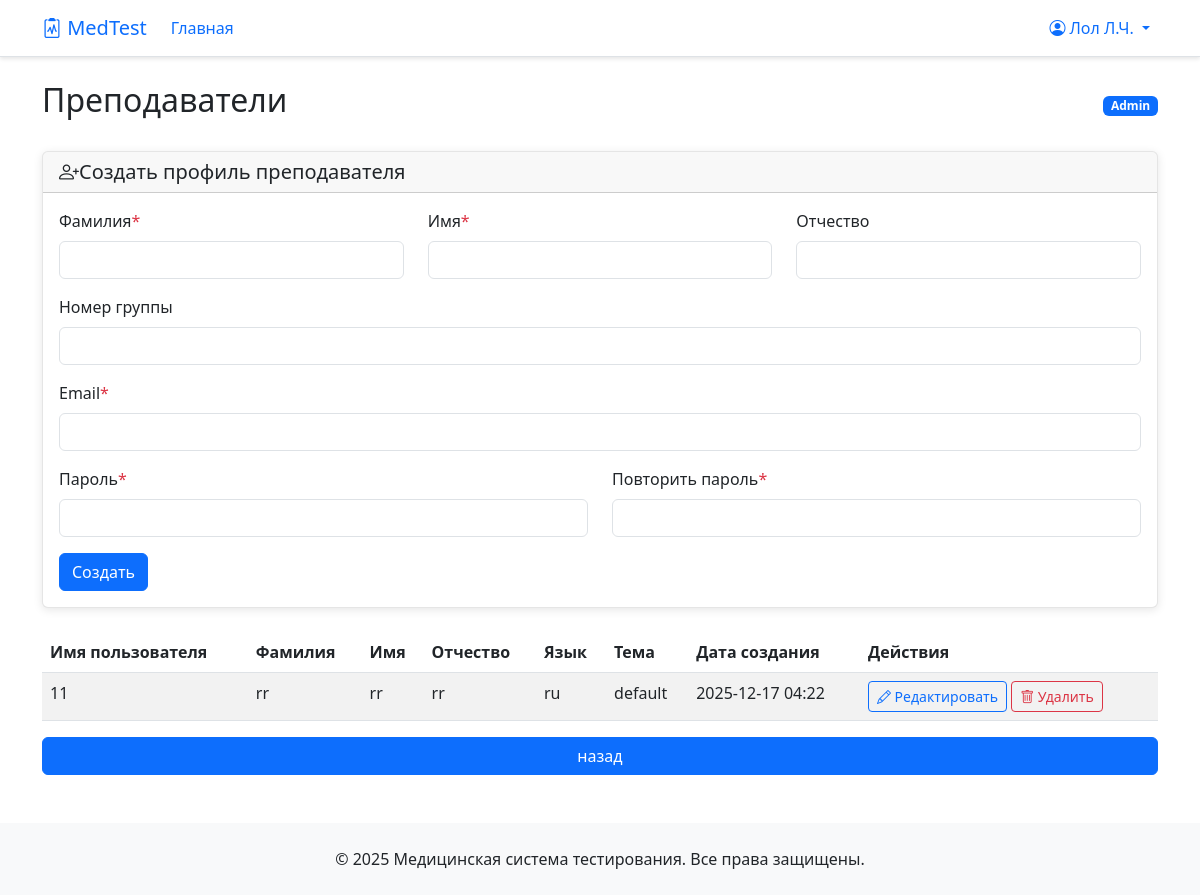
Before: /admin/teachers (signed in) with the older database file.
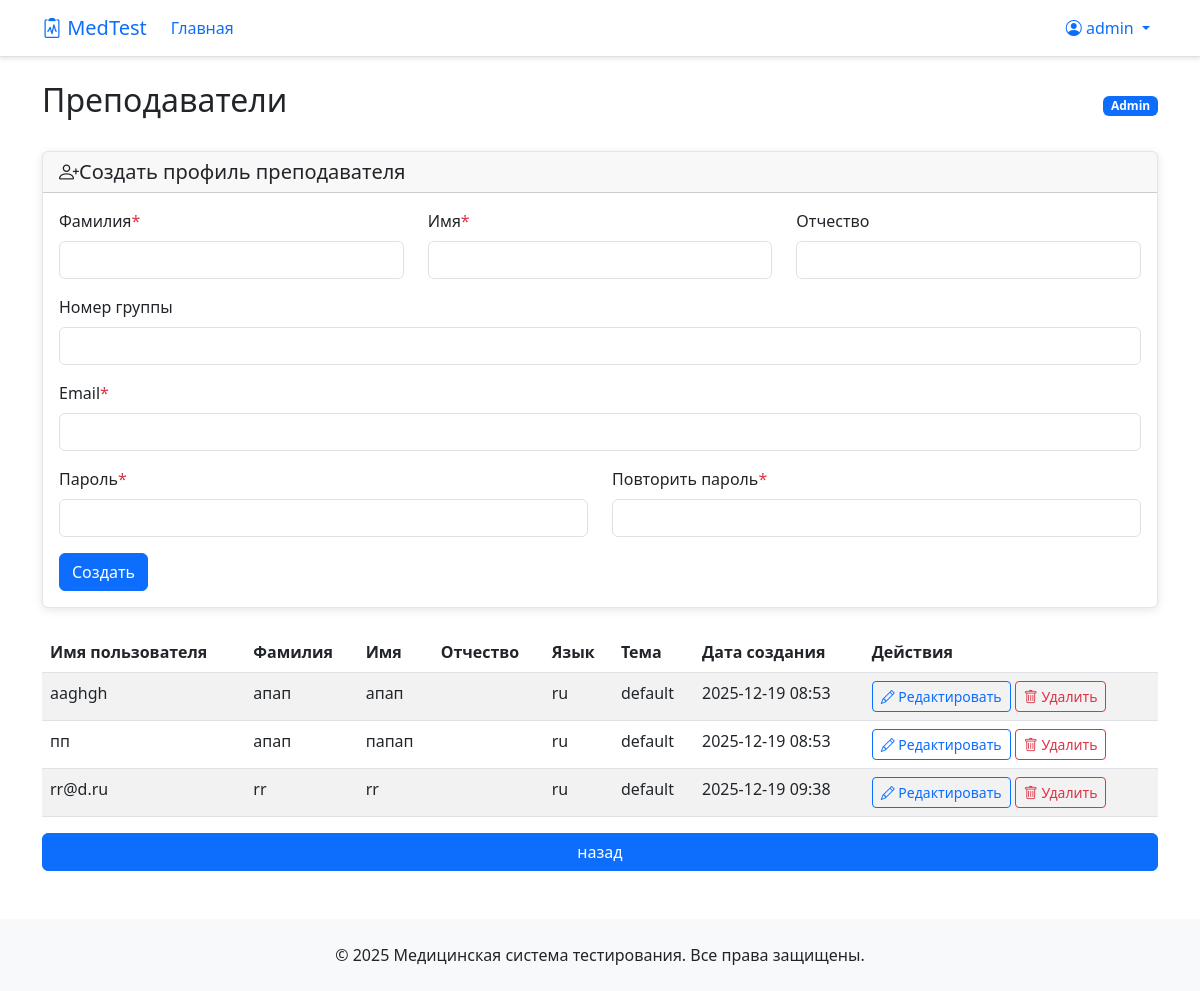
After: the same page with the newer database file.
### app/models/user.py (models this page shows, shortened)
class User(UserMixin, db.Model):
    __tablename__ = 'users'
    id = db.Column(Integer, primary_key=True)
    username = db.Column(String(120), unique=True, nullable=False)
    password_hash = db.Column(String(120), nullable=False)
    role = db.Column(String(20), default='student')  # 'admin', 'teacher', 'student'
    language = db.Column(String(5), default='ru')  # Язык интерфейса
    theme = db.Column(String(50), default='default')  # Тема оформления
    first_name = db.Column(String(100))  # Имя (для студентов)
    last_name = db.Column(String(100))   # Фамилия (для студентов)
    middle_name = db.Column(String(100)) # Отчество (для студентов)
    group_number = db.Column(String(50)) # Номер группы (для студентов)
    created_at = db.Column(DateTime, default=datetime.utcnow)
    test_results = db.relationship('TestResult', back_populates='user', lazy=True)
    creator_questions = db.relationship('Question', back_populates='creator', lazy=True, foreign_keys='Question.creator_id')
    def get_formatted_name(self):
        if self.last_name:
            initials = ""
            if self.first_name:
                initials += f"{self.first_name[0]}." if len(self.first_name) > 0 else ""
            if self.middle_name:
                initials += f"{self.middle_name[0]}." if len(self.middle_name) > 0 else ""
            if initials:
                return f"{self.last_name} {initials}"
            else:
                return self.last_name
        return self.username

### app/routes/admin.py (the view)
@bp.route('/teachers')
@login_required
def teachers():
    if current_user.role != 'admin':
        flash('Доступ запрещен')
        return redirect(url_for('main.index'))
    users = User.query.filter_by(role='teacher').all()
    return render_template('admin/teachers.html', users=users)

### app/__init__.py (called while the page is built)
@login_manager.user_loader
def load_user(user_id):
    from app.models.user import User
    return User.query.get(int(user_id))

### app/templates/admin/teachers.html (shortened to what the changed rows need)
{% extends "base.html" %}
{% block content %}
<div class="d-flex justify-content-between align-items-center mb-4">
    <h2>{{ _('Преподаватели') }}</h2>
    <div>
        <span class="badge bg-primary">{{ current_user.role|title }}</span>
    </div>
</div>
<div class="table-responsive">
    <table class="table table-striped">
        <thead>
            <tr>
                <th>{{ _('Имя пользователя') }}</th>
                <th>{{ _('Фамилия') }}</th>
                <th>{{ _('Имя') }}</th>
                <th>{{ _('Отчество') }}</th>
                <th>{{ _('Язык') }}</th>
                <th>{{ _('Тема') }}</th>
                <th>{{ _('Дата создания') }}</th>
                <th>{{ _('Действия') }}</th>
            </tr>
        </thead>
        <tbody>
            {% for user in users %}
            <tr>
                <td>{{ user.username }}</td>
                <td>{{ user.first_name }}</td>
                <td>{{ user.last_name }}</td>
                <td>{{ user.middle_name }}</td>
                <td>{{ user.language }}</td>
                <td>{{ user.theme }}</td>
                <td>{{ user.created_at.strftime('%Y-%m-%d %H:%M') if user.created_at else _('N/A') }}</td>
                <td>
                    <a href="{{ url_for('database.edit_record', table='users', id=user.id) }}?next={{ request.url|urlencode }}"
                       class="btn btn-sm btn-outline-primary">
                        <i class="bi bi-pencil"></i> {{ _('Редактировать') }}
                    </a>
                    <a href="{{ url_for('database.delete_record', table='users', id=user.id) }}?next={{ request.url|urlencode }}"
                       class="btn btn-sm btn-outline-danger"
                       onclick="return confirm('{{ _('Удалить пользователя?') }}')">
                        <i class="bi bi-trash"></i> {{ _('Удалить') }}
                    </a>
                </td>
            </tr>
            {% endfor %}
        </tbody>
    </table>
</div>
{% endblock %}

### app/templates/base.html (shortened to what this page needs)
<!DOCTYPE html>
<html lang="{{ session.get('language', 'ru') }}">
<head>
    <link href="https://cdn.jsdelivr.net/npm/bootstrap@5.3.0/dist/css/bootstrap.min.css  " rel="stylesheet">
    <link rel="stylesheet" href="https://cdn.jsdelivr.net/npm/bootstrap-icons@1.10.0/font/bootstrap-icons.css  ">
</head>
<body>
    <div class="lang-buttons">
        <a href="{{ url_for('auth.change_language', language='ru') }}" class="lang-btn {{ 'active' if session.get('language', 'ru') == 'ru' }}">RU</a>
        <a href="{{ url_for('auth.change_language', language='en') }}" class="lang-btn {{ 'active' if session.get('language', 'ru') == 'en' }}">EN</a>
    </div>
    <nav class="navbar navbar-expand-lg navbar-light bg-white border-bottom">
        <div class="container">
            <a class="navbar-brand" href="{{ url_for('main.index') }}">
                <i class="bi bi-clipboard2-pulse"></i> MedTest
            </a>
            <div class="collapse navbar-collapse" id="navbarNav">
                <ul class="navbar-nav me-auto">
                    <li class="nav-item">
                        <a class="nav-link" href="{{ url_for('main.index') }}">{{ _('Главная') }}</a>
                    </li>
                </ul>
                <ul class="navbar-nav">
                    {% if current_user.is_authenticated %}
                        <li class="nav-item dropdown">
                            <a class="nav-link dropdown-toggle" href="#" role="button" data-bs-toggle="dropdown">
                                <i class="bi bi-person-circle"></i> {{ current_user.get_formatted_name() }}
                            </a>
                        </li>
                    {% else %}
                        <li class="nav-item">
                            <a class="nav-link" href="{{ url_for('auth.login') }}">{{ _('Вход') }}</a>
                        </li>
                    {% endif %}
                </ul>
            </div>
        </div>
    </nav>
        {% set messages = get_flashed_messages() %}
    <main class="container mt-4">
        {% block content %}{% endblock %}
    </main>
    <footer class="bg-light text-dark py-4 mt-5">
        <div class="container text-center">
            <p class="mb-0">{{ _('© 2025 Медицинская система тестирования. Все права защищены.') }}</p>
        </div>
    </footer>
</body>
</html>

Changed rows visible on the page:
no longer on this page (row edited): User: username "11", first_name "rr", last_name "rr", middle_name "rr", language "ru", theme "default", created_at "2025-12-17 04:22"
changed User "Admin": get_formatted_name "Лол Л.Ч." → "admin"
added User: username "ааghgh", first_name "апап", last_name "апап", language "ru", theme "default", created_at "2025-12-19 08:53"
added User: username "пп", first_name "апап", last_name "папап", language "ru", theme "default", created_at "2025-12-19 08:53"
added User: username "rr@d.ru", first_name "rr", last_name "rr", language "ru", theme "default", created_at "2025-12-19 09:38"
